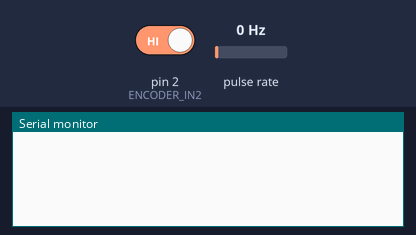
This sketch was run on a simulated Arduino Uno, built with avr-gcc and run on an emulated ATmega328P. Shown: the last lines printed to the serial monitor. Wiring (inferred from the names in the program): pulse sensor: data pin 3. The inputs (shaded band) are chosen by the test bench; at power-on: pulse rate 0 Hz, pin 2 (ENCODER_IN2) HIGH.

Above: at 1.2 s.
1.3 s: pulse rate (sensor on pin 3) set to 4 Hz
At 1.97 s:
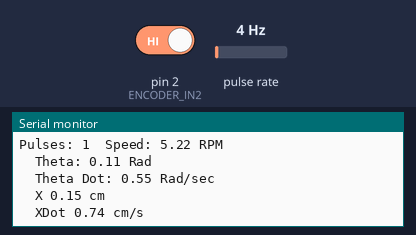
3.0 s: pin 2 (ENCODER_IN2) driven LOW
At 4.45 s:
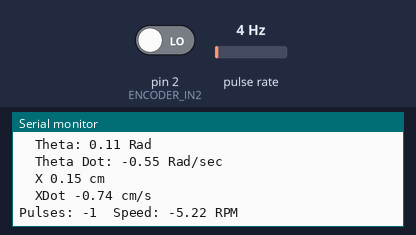
6.0 s: pulse rate (sensor on pin 3) set to 100 Hz
At 7.6 s:
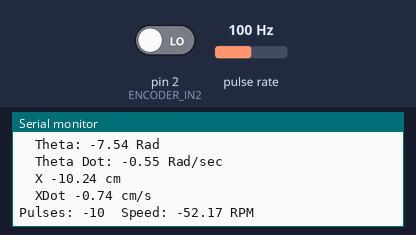
9.0 s: pin 2 (ENCODER_IN2) driven HIGH
12.0 s: pulse rate (sensor on pin 3) set to 50 Hz
At 14.97 s:
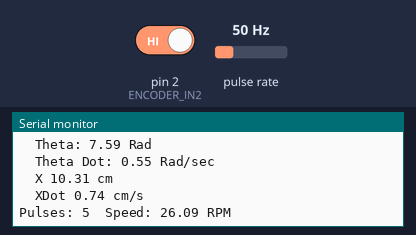
15.0 s: pin 2 (ENCODER_IN2) driven LOW
Timing chart, 0 to 18.0 s (numbered marks = the images above; inputs shaded):
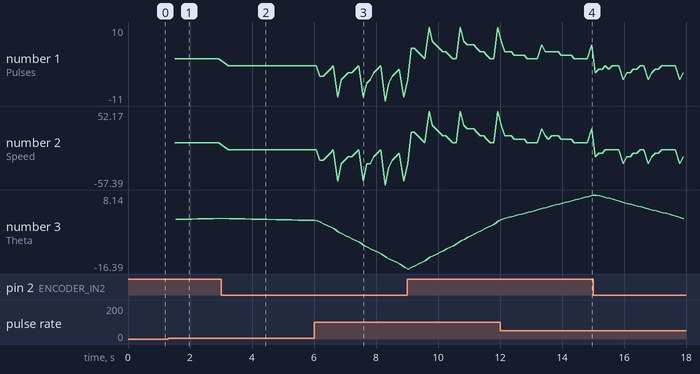

The sketch:

Encoder_Updated_Code.ino
```cpp
#define COUNT_REV 115 //Rodery encoder output pulse per rotation (Need to change depemnding on encoder)
#define ENCODER_IN 3 //Encoder output to Aurdino Interrupt pin
#define ENCODER_IN2 2

 volatile long encoderValue = 0; //Pulse count from encoder
 int interval = 100; //1 second interval measuments
 long previousMillis = 0;
 long currentMillis = 0;
 float rpm = 0;
 float theta =0;
 float thetaDot = 0;
 float x = 0;
 float xdot = 0;
 int encoderOverallValue;
 int b;


void setup() {

  Serial.begin(9600);

  pinMode (ENCODER_IN, INPUT_PULLUP);
  pinMode (ENCODER_IN2, INPUT_PULLUP);


  attachInterrupt(digitalPinToInterrupt(ENCODER_IN), updateEncoder, RISING); // Interupt to find X and X dot
  previousMillis = millis();

}

void loop() {


  currentMillis = millis();


  if (currentMillis - previousMillis > interval){
    int timefortheta = currentMillis - previousMillis;
    previousMillis = currentMillis;


   rpm = (float)(encoderValue * 600.0 / COUNT_REV);
   //theta = (float)(theta + ((rpm / 60.0) * 2.0 * 3.14159)* (timefortheta/1000)); // Radians
   theta = (((float)encoderOverallValue / COUNT_REV ) * 2 * 3.14159);
   thetaDot = (float)((rpm /60.0) * 2.0 * 3.14159); //Radians Per Second
   x = ((float)(theta * 1.358)); //However big the radius of the pully is goes here, x starts at 70
   xdot = ((float)thetaDot * 1.358); //Radius of the pully goes in the second term


  if(rpm != 0){

    Serial.print("Pulses: ");
    Serial.print(encoderValue);
    Serial.print('\t');
    Serial.print("Speed: ");
    Serial.print(rpm);
    Serial.println(" RPM");
    Serial.print('\t');
    Serial.print("Theta: ");
    Serial.print(theta);
    Serial.println(" Rad");
    Serial.print('\t');
    Serial.print("Theta Dot: ");
    Serial.print(thetaDot);
    Serial.println(" Rad/sec");
    Serial.print('\t');
    Serial.print("X ");
    Serial.print(x);
    Serial.println(" cm");
    Serial.print('\t');
    Serial.print("XDot ");
    Serial.print(xdot);
    Serial.println(" cm/s");
  }

  encoderValue = 0;

  }

}

void updateEncoder(){
  b = digitalRead(ENCODER_IN2);
  if (b == 0){
      encoderValue --;
      encoderOverallValue --;
  }else {
      encoderValue ++;
      encoderOverallValue ++;
  }

}
```

Measured:
- after the input at 1.3 s, the serial monitor: prints a new line after 0.22 s (image 1)
- after the input at 3.0 s, the serial monitor: prints a new line after 0.23 s (image 2)
- after the input at 6.0 s, the serial monitor: prints a new line after 0.18 s (image 3)
- plotted number 1: 1 → -1 after the input at 3.0 s, -1 → -10 after the input at 6.0 s
- plotted number 2: 5.22 → -5.22 after the input at 3.0 s, -5.22 → -52.17 after the input at 6.0 s
- plotted number 3: 0.38 → -0.27 after the input at 3.0 s, -0.27 → -15.84 after the input at 6.0 s
